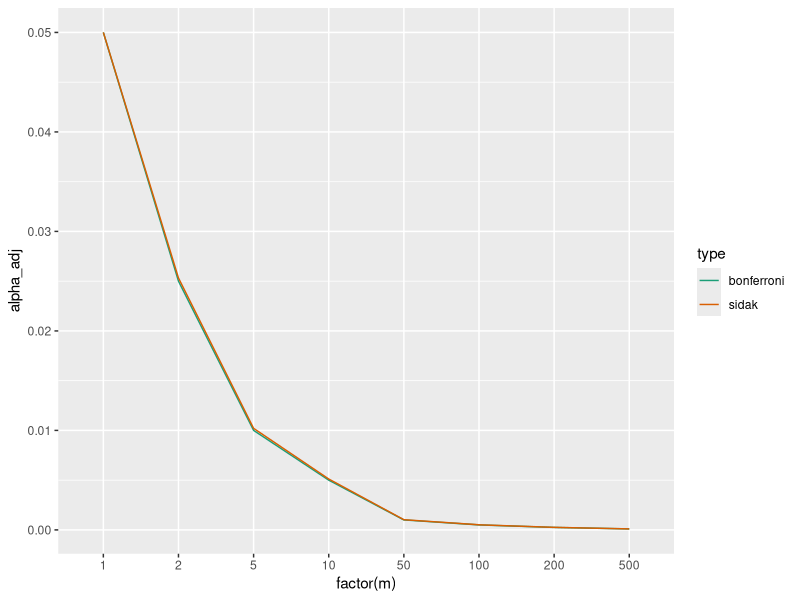

The R source for this figure: (Note: this script raises an error after producing the figure.)

# Output files: ../../images/fig--compare-sidak-bonferroni.png

rm(list = ls())

library(dplyr)
library(ggplot2)

alpha <- 0.05

# m_range <- 1:50
# out_df <- data.frame(m = m_range, bonferroni = alpha / m_range, sidak = 1-(1-alpha)^(1/m_range))
# out_df$delta_rel <- out_df$sidak / out_df$bonferroni
# out_df$delta_abs <- out_df$sidak - out_df$bonferroni
# 
# ggplot(out_df, aes(x = m, y = delta_rel)) +
#   geom_line()

# m_range <- 2:10
m_range <- c(1, 2, 5, 10, 50, 100, 200, 500)
bonferroni_df<- data.frame(m = m_range, type = "bonferroni", alpha_adj = alpha / m_range)
sidak_df <- data.frame(m = m_range, type = "sidak", alpha_adj = 1-(1-alpha)^(1/m_range))
out_df <- rbind(bonferroni_df, sidak_df)

ggplot(out_df, aes(x = factor(m), y = alpha_adj, color = type)) +
  geom_line(aes(group = type)) + 
  scale_color_brewer(palette = "Dark2")


ggsave("../../images/fig--compare-sidak-bonferroni.png")
